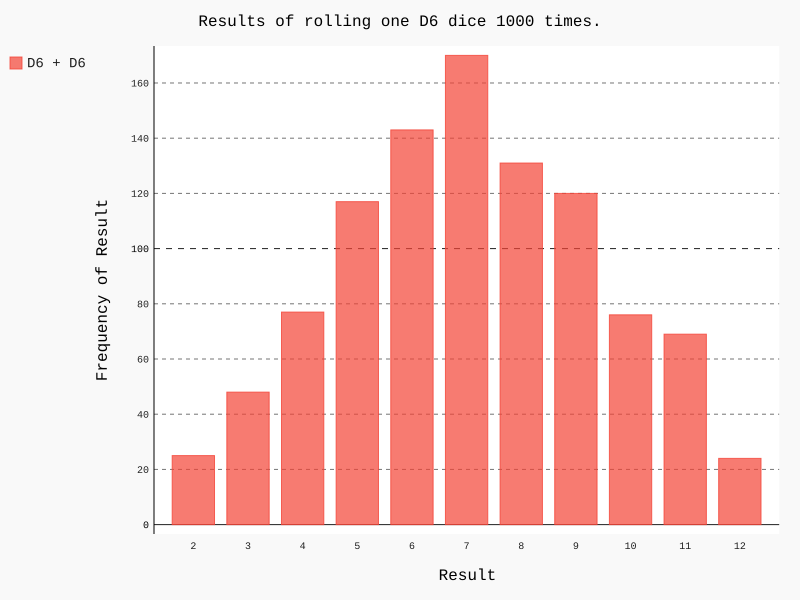

Write the Python code that produced this figure.
# 使用这个类来创建图表前，先来掷D6骰子，将结果打印，并检查结果是否合理
from die import Die
import pygal

# 创建两个D6骰子
die_1 = Die()
die_2 = Die()

# 掷骰子多次，并将结果存到一个列表中
results = [die_1.roll() + die_2.roll() for roll_num in range(1000)] # 列表解析
'''
for roll_num in range(1000):
    # 计算每次的总点数
    result = die_1.roll() + die_2.roll()
    results.append(result)
'''
print(results)

# 分析结果
# 可能出现的最大点数 12 为两个骰子的最大可能点数之和，我们将这个值存储在了 max_result 中
max_result = die_1.num_sides + die_2.num_sides
# 本可以使用range(2,13)，但这只适合两个D6骰子。现在这种做法可以模拟任何两个骰子，而不管有几个面
frequencies = [results.count(value) for value in range(2, max_result+1)]    # 2~12  两个骰子最低和为2
'''
for value in range(2, max_result+1): # 2~12  两个骰子最低和为2
    # count() 统计字符串里某个字符出现的次数
    frequency = results.count(value)
    frequencies.append(frequency)
'''

# 对结果进行可视化
# 绘制直方图
hist = pygal.Bar()

hist.title = "Results of rolling one D6 dice 1000 times."
hist.x_labels = [str(x) for x in range(2, max_result+1)]    # ['2', '3', '4', '5', '6', '7', '8', '9', '10', '11', '12']
hist.x_title = "Result"
hist.y_title = "Frequency of Result"

# 我们使用 add() 将一系列值添加到图表中（向它传递要给添加的值指定的标签，还有一个列表，其中包含将出现在图表中的值）
hist.add("D6 + D6", frequencies)
# 最后，我们将这个图表渲染为一个 SVG 文件，这种文件的扩展名必须为 .svg
hist.render_to_file("dice_visual.svg")
